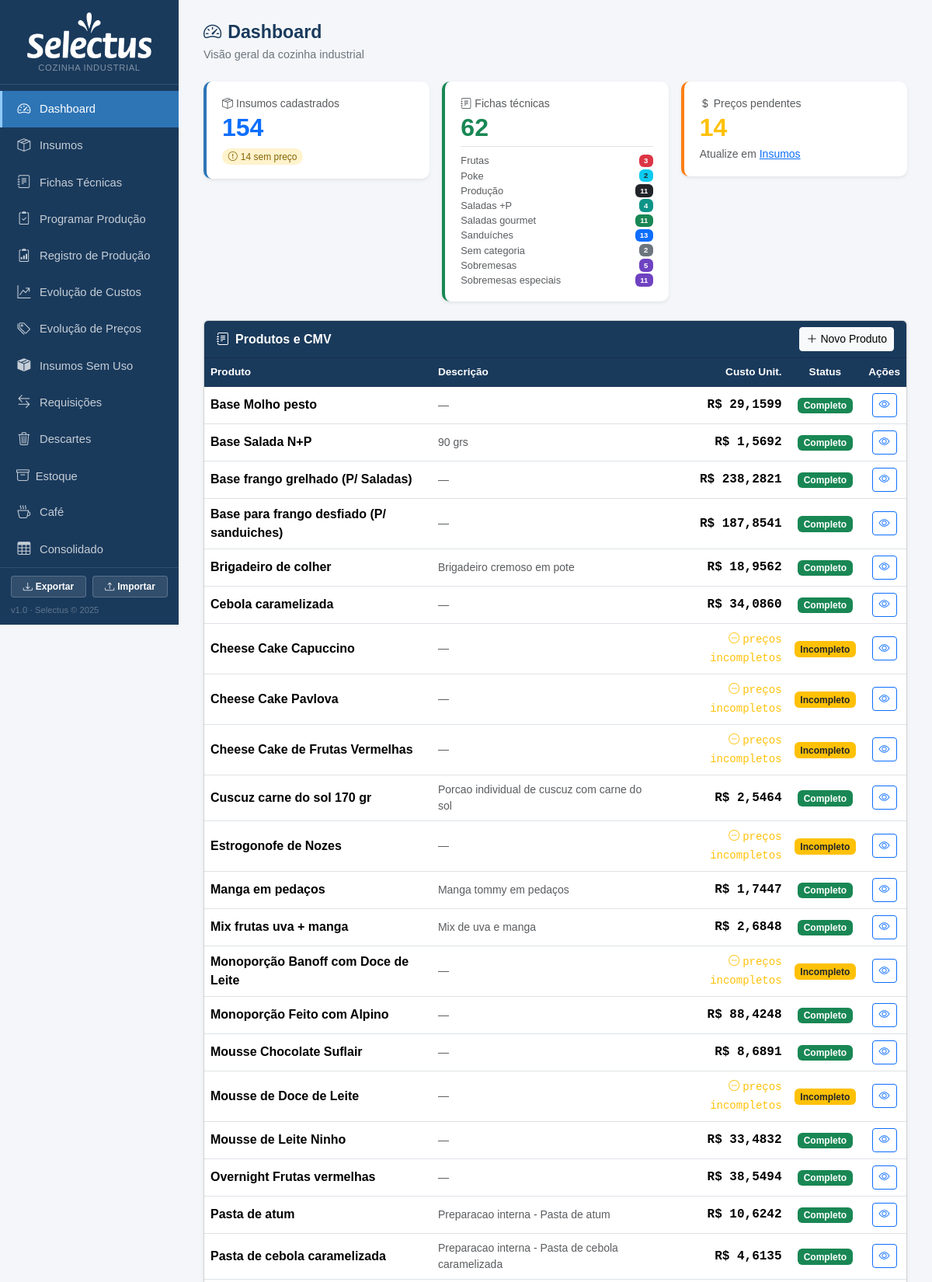
The page / (upper part) on the database its author committed.
### tables this page shows
CREATE TABLE produtos (
            id INTEGER PRIMARY KEY AUTOINCREMENT,
            nome TEXT NOT NULL,
            descricao TEXT,
            rendimento REAL DEFAULT 1,
            unidade_rendimento TEXT DEFAULT 'un'
        , categoria TEXT, valor_referencia REAL, status_revisao TEXT DEFAULT 'nao_revisada', status_revisao_custo TEXT DEFAULT 'nao_revisado', data_revisao TEXT, data_revisao_custo TEXT, ativo INTEGER NOT NULL DEFAULT 1, observacao TEXT);

### app.py (the view)
@app.route('/')
def index():
    db = get_db()
    n_ins  = db.execute('SELECT COUNT(*) FROM insumos').fetchone()[0]
    n_prod = db.execute('SELECT COUNT(*) FROM produtos').fetchone()[0]
    s_prec = db.execute('SELECT COUNT(*) FROM insumos WHERE preco_compra IS NULL AND produto_vinculado_id IS NULL').fetchone()[0]
    prods  = db.execute('SELECT * FROM produtos ORDER BY nome').fetchall()
    cats_count = db.execute('''SELECT COALESCE(categoria,'Sem categoria') as cat, COUNT(*) as n
                               FROM produtos GROUP BY cat ORDER BY cat''').fetchall()
    db.close()
    cards = [{'id': p['id'], 'nome': p['nome'], 'descricao': p['descricao'],
              **dict(zip(['custo','completo'], custo_produto(p['id'])))} for p in prods]
    cat_map = {nome: cls for nome, cls in CATEGORIAS}
    return render_template('index.html', n_ins=n_ins, n_prod=n_prod, s_prec=s_prec, cards=cards, cats_count=cats_count, cat_map=cat_map)

### app.py (called while the page is built)
def _to_br(value, decimals):
    if value is None:
        return '—'
    s = f'{float(value):,.{decimals}f}'
    return s.replace(',', 'X').replace('.', ',').replace('X', '.')

@app.template_filter('brl')
def brl_filter(value, decimals=2):
    return 'R$ ' + _to_br(value, decimals)

def get_db():
    c = sqlite3.connect(DB)
    c.row_factory = sqlite3.Row
    c.execute("PRAGMA foreign_keys = ON")
    return c

def count_alertas():
    try:
        db = get_db()
        n = db.execute('''SELECT COUNT(*) FROM insumos
                          WHERE estoque_minimo > 0 AND COALESCE(estoque_atual,0) < estoque_minimo''').fetchone()[0]
        db.close()
        return n
    except:
        return 0

@app.context_processor
def inject_alertas():
    return dict(n_alertas=count_alertas())

### templates/index.html (shortened to what this page needs)
{% extends "base.html" %}
{% block content %}
<div class="page-header">
  <h1><i class="bi bi-speedometer2 me-2"></i>Dashboard</h1>
  <p>Visão geral da cozinha industrial</p>
</div>
<div class="row g-3 mb-4">
  <div class="col-sm-4">
    <div class="card stat-card shadow-sm" style="border-left:4px solid #2e75b6">
      <div class="card-body">
        <div class="text-muted small mb-1"><i class="bi bi-box-seam me-1"></i>Insumos cadastrados</div>
        <div class="stat-num text-primary">{{ n_ins }}</div>
        {% if s_prec > 0 %}
        <div class="mt-2">
          <span class="badge badge-sem-preco rounded-pill">
            <i class="bi bi-exclamation-circle me-1"></i>{{ s_prec }} sem preço
          </span>
        </div>
        {% endif %}
      </div>
    </div>
  </div>
  <div class="col-sm-4">
    <div class="card stat-card shadow-sm" style="border-left:4px solid #198754">
      <div class="card-body">
        <div class="text-muted small mb-1"><i class="bi bi-journal-text me-1"></i>Fichas técnicas</div>
        <div class="stat-num text-success">{{ n_prod }}</div>
        <div class="mt-2 pt-2 border-top">
          {% for row in cats_count %}
          <div class="d-flex justify-content-between align-items-center py-0" style="font-size:.8rem">
            <span class="text-muted">{{ row.cat }}</span>
            <span class="badge {{ cat_map.get(row.cat, 'bg-secondary') }} ms-1">{{ row.n }}</span>
          </div>
          {% endfor %}
        </div>
      </div>
    </div>
  </div>
  <div class="col-sm-4">
    <div class="card stat-card shadow-sm" style="border-left:4px solid #fd7e14">
      <div class="card-body">
        <div class="text-muted small mb-1"><i class="bi bi-currency-dollar me-1"></i>Preços pendentes</div>
        <div class="stat-num {{ 'text-warning' if s_prec > 0 else 'text-success' }}">{{ s_prec }}</div>
        <div class="mt-2 small text-muted">
          {% if s_prec == 0 %}Todos os preços preenchidos{% else %}Atualize em <a href="{{ url_for('insumos_lista') }}">Insumos</a>{% endif %}
        </div>
      </div>
    </div>
  </div>
</div>
<div class="card shadow-sm">
  <div class="card-header d-flex justify-content-between align-items-center py-2" style="background:#1a3a5c">
    <span class="text-white fw-semibold"><i class="bi bi-journal-text me-2"></i>Produtos e CMV</span>
    <a href="{{ url_for('ficha_nova') }}" class="btn btn-sm btn-light">
      <i class="bi bi-plus-lg me-1"></i>Novo Produto
    </a>
  </div>
  <div class="card-body p-0">
    {% if cards %}
    <table class="table table-hover mb-0">
      <thead>
        <tr>
          <th>Produto</th>
          <th>Descrição</th>
          <th class="text-end">Custo Unit.</th>
          <th class="text-center">Status</th>
          <th class="text-center">Ações</th>
        </tr>
      </thead>
      <tbody>
        {% for c in cards %}
        <tr>
          <td class="fw-semibold">{{ c.nome }}</td>
          <td class="text-muted small">{{ c.descricao or '—' }}</td>
          <td class="text-end font-monospace">
            {% if c.completo %}
              <strong>{{ c.custo|brl(4) }}</strong>
            {% else %}
              <span class="text-warning small"><i class="bi bi-dash-circle me-1"></i>preços incompletos</span>
            {% endif %}
          </td>
          <td class="text-center">
            {% if c.completo %}
              <span class="badge bg-success">Completo</span>
            {% else %}
              <span class="badge bg-warning text-dark">Incompleto</span>
            {% endif %}
          </td>
          <td class="text-center">
            <a href="{{ url_for('ficha_ver', id=c.id) }}" class="btn btn-sm btn-outline-primary">
              <i class="bi bi-eye"></i>
            </a>
          </td>
        </tr>
        {% endfor %}
      </tbody>
    </table>
    {% else %}
    <div class="text-center py-5 text-muted">
      <i class="bi bi-journal-plus" style="font-size:2.5rem"></i>
      <p class="mt-2">Nenhum produto cadastrado ainda.</p>
      <a href="{{ url_for('ficha_nova') }}" class="btn btn-primary">Criar primeiro produto</a>
    </div>
    {% endif %}
  </div>
</div>
{% endblock %}

### templates/base.html (shortened to what this page needs)
<!DOCTYPE html>
<html lang="pt-BR">
<head>
  <link href="https://cdn.jsdelivr.net/npm/bootstrap@5.3.3/dist/css/bootstrap.min.css" rel="stylesheet">
  <link href="https://cdn.jsdelivr.net/npm/bootstrap-icons@1.11.3/font/bootstrap-icons.min.css" rel="stylesheet">
</head>
<body>
<div id="sidebar">
  <div class="brand text-center" style="padding:16px 12px 12px">
    <img src="{{ url_for('static', filename='logo.png') }}" alt="Mercado Selectus"
         style="max-width:160px;width:100%;filter:brightness(0) invert(1)">
    <span style="font-size:.7rem;color:rgba(255,255,255,.45);display:block;margin-top:4px;letter-spacing:.06em;text-transform:uppercase">Cozinha Industrial</span>
  </div>
  <nav class="mt-2">
    <a href="{{ url_for('index') }}" class="{{ 'active' if request.endpoint == 'index' }}">
      <i class="bi bi-speedometer2"></i> Dashboard
    </a>
    <a href="{{ url_for('insumos_lista') }}" class="{{ 'active' if 'insumo' in request.endpoint }}">
      <i class="bi bi-box-seam"></i> Insumos
    </a>
    <a href="{{ url_for('fichas_lista') }}" class="{{ 'active' if 'ficha' in request.endpoint }}">
      <i class="bi bi-journal-text"></i> Fichas Técnicas
    </a>
    <a href="{{ url_for('producao') }}" class="{{ 'active' if request.endpoint == 'producao' }}">
      <i class="bi bi-clipboard2-check"></i> Programar Produção
    </a>
    <a href="{{ url_for('registro_lista') }}" class="{{ 'active' if 'registro' in request.endpoint }}">
      <i class="bi bi-clipboard2-data"></i> Registro de Produção
    </a>
    <a href="{{ url_for('fichas_evolucao_custos') }}" class="{{ 'active' if request.endpoint == 'fichas_evolucao_custos' }}">
      <i class="bi bi-graph-up-arrow"></i> Evolução de Custos
    </a>
    <a href="{{ url_for('insumos_evolucao_precos') }}" class="{{ 'active' if request.endpoint == 'insumos_evolucao_precos' }}">
      <i class="bi bi-tags"></i> Evolução de Preços
    </a>
    <a href="{{ url_for('insumos_sem_uso') }}" class="{{ 'active' if request.endpoint == 'insumos_sem_uso' }}">
      <i class="bi bi-box-seam-fill"></i> Insumos Sem Uso
    </a>
    <a href="{{ url_for('requisicoes_lista') }}" class="{{ 'active' if 'requisicao' in request.endpoint }}">
      <i class="bi bi-arrow-left-right"></i> Requisições
    </a>
    <a href="{{ url_for('descartes_lista') }}" class="{{ 'active' if 'descarte' in request.endpoint }}">
      <i class="bi bi-trash3"></i> Descartes
    </a>
    <a href="{{ url_for('alertas') }}" class="{{ 'active' if request.endpoint == 'alertas' }}" style="justify-content:space-between">
      <span><i class="bi bi-archive me-2"></i>Estoque</span>
    </a>
    <a href="{{ url_for('cafe_lista') }}" class="{{ 'active' if 'cafe' in request.endpoint }}">
      <i class="bi bi-cup-hot"></i> Café
    </a>
    <a href="{{ url_for('consolidado') }}" class="{{ 'active' if 'consolidado' in request.endpoint }}">
      <i class="bi bi-table"></i> Consolidado
    </a>
  </nav>
  <div class="sidebar-footer" style="padding:10px 14px">
    <div class="d-flex gap-2 mb-2">
      <a href="{{ url_for('sistema_exportar') }}"
         class="btn btn-sm w-50 fw-semibold"
         style="background:rgba(255,255,255,.1);color:#fff;border:1px solid rgba(255,255,255,.2);font-size:.75rem"
         title="Baixar banco de dados completo">
        <i class="bi bi-download me-1"></i>Exportar
      </a>
      <button class="btn btn-sm w-50 fw-semibold"
              style="background:rgba(255,255,255,.1);color:#fff;border:1px solid rgba(255,255,255,.2);font-size:.75rem"
              data-bs-toggle="modal" data-bs-target="#modalImportarBase"
              title="Restaurar banco de dados">
        <i class="bi bi-upload me-1"></i>Importar
      </button>
    </div>
    <div style="font-size:.7rem;color:rgba(255,255,255,.3)">v1.0 · Selectus &copy; 2025</div>
  </div>
</div>
<div id="main">
  {% block content %}{% endblock %}
</div>
</body>
</html>

### templates/base.html (style rules this page uses)
:root { --sidebar-bg: #1a3a5c; --sidebar-hover: #264f7a; --sidebar-active: #2e75b6; --accent: #2e75b6; }
body { background: #f4f6f9; font-family: Arial, sans-serif; }
#sidebar { width: 230px; min-height: 100vh; background: var(--sidebar-bg); position: fixed; top: 0; left: 0; z-index: 100; display: flex; flex-direction: column; }
#sidebar .brand { padding: 20px 16px 16px; border-bottom: 1px solid rgba(255,255,255,.12); }
#sidebar .brand span { font-size: .72rem; color: rgba(255,255,255,.5); letter-spacing:.06em; text-transform:uppercase; display:block; }
#sidebar nav a { display: flex; align-items: center; gap: 10px; color: rgba(255,255,255,.75); text-decoration: none; padding: 11px 18px; font-size: .92rem; border-left: 3px solid transparent; transition: background .15s, color .15s; }
#sidebar nav a.active { background: var(--sidebar-active); color: #fff; border-left-color: #90caf9; }
#sidebar nav a i { font-size: 1.05rem; width: 20px; text-align:center; }
#sidebar .sidebar-footer { margin-top: auto; padding: 14px 18px; font-size: .75rem; color: rgba(255,255,255,.35); border-top: 1px solid rgba(255,255,255,.1); }
#main { margin-left: 230px; padding: 28px 32px; min-height: 100vh; }
.page-header { margin-bottom: 24px; }
.page-header h1 { font-size: 1.45rem; font-weight: 700; color: #1a3a5c; margin: 0; }
.page-header p { color: #6c757d; margin: 4px 0 0; font-size: .9rem; }
.stat-card { border: none; border-radius: 10px; }
.stat-card .card-body { padding: 18px 20px; }
.stat-num { font-size: 2rem; font-weight: 700; line-height: 1; }
.table thead th { background: #1a3a5c; color: #fff; border: none; font-size: .85rem; font-weight: 600; }
.table td, .table th { vertical-align: middle; }
.badge-sem-preco { background: #fff3cd; color: #856404; font-weight: 500; }
.bg-purple { background-color: #6f42c1 !important; color: #fff; }
.bg-teal { background-color: #0d9488 !important; color: #fff; }

### rows shown on the page
produtos: nome "Base Molho pesto", descricao "—", custo|brl "R$ 29,1599", shows "Completo"
produtos: nome "Base Salada N+P", descricao "90 grs", custo|brl "R$ 1,5692", shows "Completo"
produtos: nome "Base frango grelhado (P/ Saladas)", descricao "—", custo|brl "R$ 238,2821", shows "Completo"
produtos: nome "Base para frango desfiado (P/ sanduiches)", descricao "—", custo|brl "R$ 187,8541", shows "Completo"
produtos: nome "Brigadeiro de colher", descricao "Brigadeiro cremoso em pote", custo|brl "R$ 18,9562", shows "Completo"
produtos: nome "Cebola caramelizada", descricao "—", custo|brl "R$ 34,0860", shows "Completo"
produtos: nome "Cheese Cake Capuccino", descricao "—", shows "preços incompletos", shows "Incompleto"
produtos: nome "Cheese Cake Pavlova", descricao "—", shows "preços incompletos", shows "Incompleto"
produtos: nome "Cheese Cake de Frutas Vermelhas", descricao "—", shows "preços incompletos", shows "Incompleto"
produtos: nome "Cuscuz carne do sol 170 gr", descricao "Porcao individual de cuscuz com carne do sol", custo|brl "R$ 2,5464", shows "Completo"
produtos: nome "Estrogonofe de Nozes", descricao "—", shows "preços incompletos", shows "Incompleto"
produtos: nome "Manga em pedaços", descricao "Manga tommy em pedaços", custo|brl "R$ 1,7447", shows "Completo"
produtos: nome "Mix frutas uva + manga", descricao "Mix de uva e manga", custo|brl "R$ 2,6848", shows "Completo"
produtos: nome "Monoporção Banoff com Doce de Leite", descricao "—", shows "preços incompletos", shows "Incompleto"
produtos: nome "Monoporção Feito com Alpino", descricao "—", custo|brl "R$ 88,4248", shows "Completo"
produtos: nome "Mousse Chocolate Suflair", descricao "—", custo|brl "R$ 8,6891", shows "Completo"
produtos: nome "Mousse de Doce de Leite", descricao "—", shows "preços incompletos", shows "Incompleto"
produtos: nome "Mousse de Leite Ninho", descricao "—", custo|brl "R$ 33,4832", shows "Completo"
produtos: nome "Overnight Frutas vermelhas", descricao "—", custo|brl "R$ 38,5494", shows "Completo"
produtos: nome "Pasta de atum", descricao "Preparacao interna - Pasta de atum", custo|brl "R$ 10,6242", shows "Completo"
produtos: nome "Pasta de cebola caramelizada", descricao "Preparacao interna - Pasta de cebola caramelizada", custo|brl "R$ 4,6135", shows "Completo"

### other values the page prints
{{ n_ins }} "154"
{{ s_prec }} "14"
{{ n_prod }} "62"
{{ row.cat }} "Frutas" "Poke" "Produção" "Saladas +P" "Saladas gourmet" "Sanduíches" "Sem categoria" "Sobremesas" "Sobremesas especiais"
{{ row.n }} "3" "2" "11" "4" "11" "13" "2" "5" "11"
